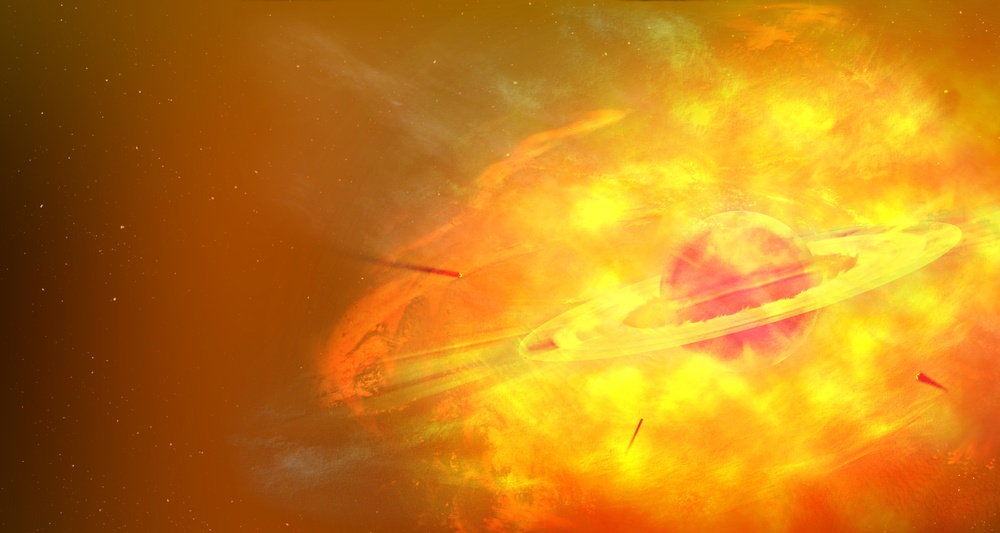
#> input picture data/image0.jpg, 1000 x 533 px, shrunk from 3000 x 1600 before the run, given in place of the camera
$ python '04色块+霍夫圆.py'
#> lines starting #> are read from the running program, lines starting #| are printed output that depends on the picture; after the words box and inside, x2 and y2 are one past the last pixel; in counts of white or black regions, pixels touching at a corner belong together
#!/usr/bin/env python3
import numpy as np
import cv2

H_Low = 12
H_High = 28
S_Low =103
S_High = 219
V_Low = 198
V_High = 255

IMAGE_WINDOW_NAME = 'YelloBarTracker'
CONTROL_WINDOW_NAME = 'Control'
MASK_WINDOW_NAME = 'Mask'
def nothing():
    pass
def hsv_adjust():
    cv2.namedWindow(CONTROL_WINDOW_NAME)
    cv2.resizeWindow(CONTROL_WINDOW_NAME,640,360)
    cv2.createTrackbar('H_Low', CONTROL_WINDOW_NAME, H_Low, 180, nothing)
    cv2.createTrackbar('H_High', CONTROL_WINDOW_NAME, H_High, 180, nothing)
    cv2.createTrackbar('S_Low', CONTROL_WINDOW_NAME, S_Low, 255, nothing)
    cv2.createTrackbar('S_High', CONTROL_WINDOW_NAME, S_High, 255, nothing)
    cv2.createTrackbar('V_Low', CONTROL_WINDOW_NAME, V_Low, 255, nothing)
    cv2.createTrackbar('V_High', CONTROL_WINDOW_NAME, V_High, 255, nothing)
def main():
    cap = cv2.VideoCapture(0)
    cap.set(cv2.CAP_PROP_FRAME_WIDTH, 640)
    cap.set(cv2.CAP_PROP_FRAME_HEIGHT, 480)
    hsv_adjust()
    while cap.isOpened():
        ret, image0 = cap.read()
#> image0 is the input picture: shape (533, 1000, 3); mean B, G, R 23.6, 126.1, 194.7
        if(ret):
            blur = cv2.GaussianBlur(image0, (5,5),0)
            hsv = cv2.cvtColor(blur, cv2.COLOR_BGR2HSV)
#> hsv: shape (533, 1000, 3); mean H, S, V 17.4, 228.6, 194.7
            H_Low = cv2.getTrackbarPos('H_Low', CONTROL_WINDOW_NAME)
            H_High = cv2.getTrackbarPos('H_High', CONTROL_WINDOW_NAME)
            S_Low = cv2.getTrackbarPos('S_Low', CONTROL_WINDOW_NAME)
            S_High = cv2.getTrackbarPos('S_High', CONTROL_WINDOW_NAME)
            V_Low = cv2.getTrackbarPos('V_Low', CONTROL_WINDOW_NAME)
            V_High = cv2.getTrackbarPos('V_High', CONTROL_WINDOW_NAME)
            lower_yellow = np.array([H_Low,S_Low,V_Low])
            upper_yellow = np.array([H_High,S_High,V_High])
            mask = cv2.inRange(hsv, lower_yellow, upper_yellow)
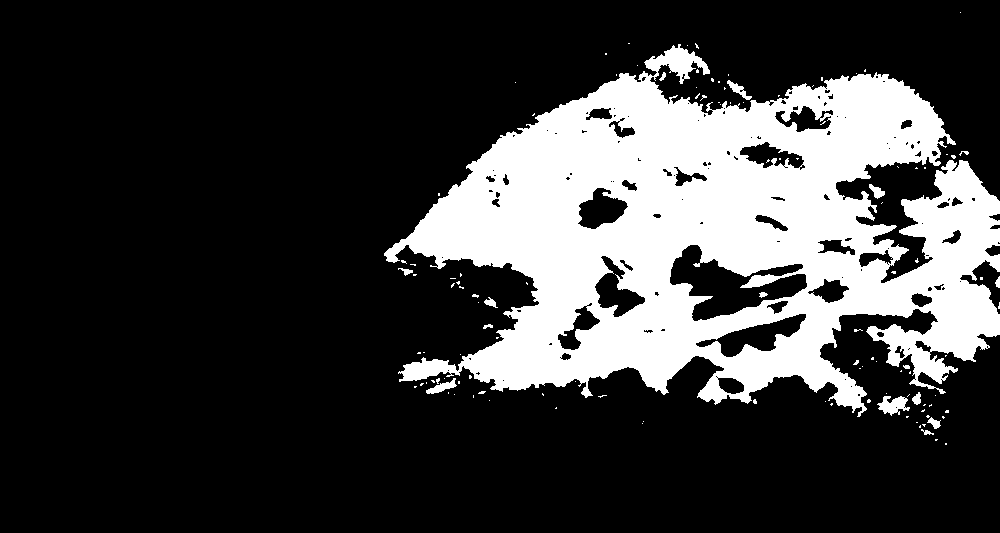
#> mask: shape (533, 1000); 22.9% white; 119 white regions (103 under 20 px), largest, box (x1, y1, x2, y2) and area: (384, 44, 1000, 417) 120239, (877, 396, 910, 416) 377, (426, 378, 457, 394) 203
            cv2.imshow(MASK_WINDOW_NAME, mask)
            bmask = cv2.GaussianBlur(mask, (5,5),0)
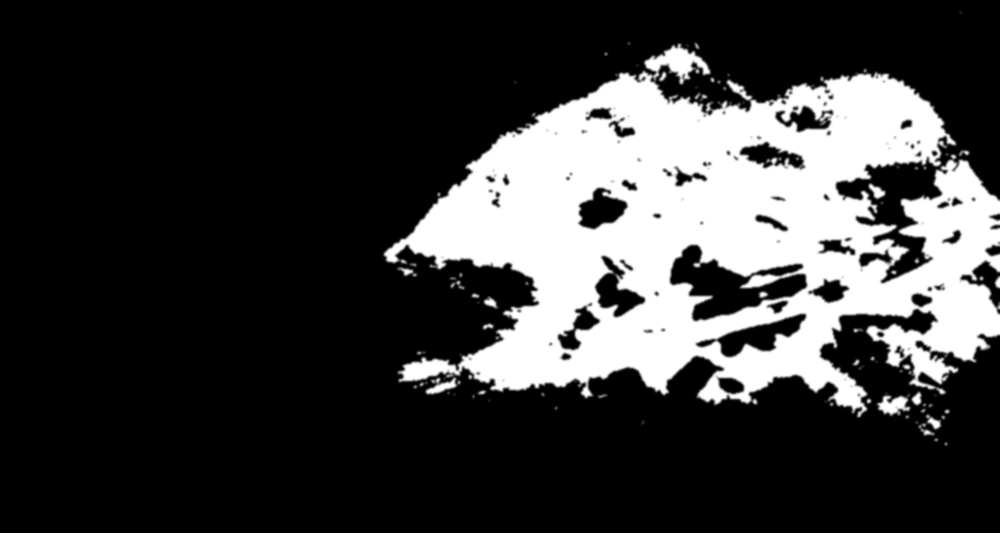
#> bmask: shape (533, 1000); min 0, max 255, mean 58.5
            circles = cv2.HoughCircles(
                    bmask,
                    cv2.HOUGH_GRADIENT,
                    1,
                    30,
                    param1=60,
                    param2=25,
                    minRadius=15,
                    maxRadius=300
                )
#> circles = 136 rows, first 8: [659.5, 395.5, 299.4], [679.5, 293.5, 223.5], [850.5, 256.5, 149.1], [687.5, 262.5, 196.8], [696.5, 223.5, 177], [660.5, 319.5, 242.1], [863.5, 163.5, 89.6], [659.5, 235.5, 165.8]
            if circles is None:
                print("None")
            else:
                circles = np.uint16(np.around(circles))
#> circles = 136 rows, first 8: [660, 396, 299], [680, 294, 224], [850, 256, 149], [688, 262, 197], [696, 224, 177], [660, 320, 242], [864, 164, 90], [660, 236, 166]
                for i in circles[0, :]:
                    cv2.circle(image0, (i[0], i[1]), i[2], (0, 255, 0), 2)
                    cv2.circle(image0, (i[0], i[1]), 2, (0, 0, 255), 3)
#> this loop made 136 passes
#> i on passes 1 to 12: [660, 396, 299], [680, 294, 224], [850, 256, 149], [688, 262, 197], [696, 224, 177], [660, 320, 242], [864, 164, 90], [660, 236, 166], [750, 240, 139], [628, 242, 155], [724, 260, 167], [672, 206, 139]
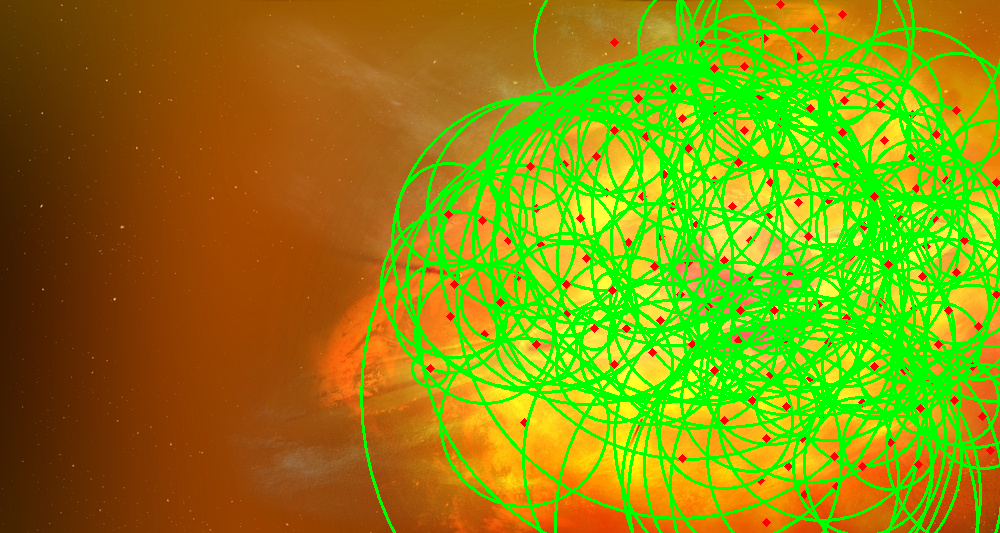
#> image0: shape (533, 1000, 3); mean B, G, R 12.8, 143, 135.2
            cv2.imshow(IMAGE_WINDOW_NAME, image0)
            cv2.waitKey(10)

if __name__ == '__main__':
    main()

$ run again, on data/image1.jpg
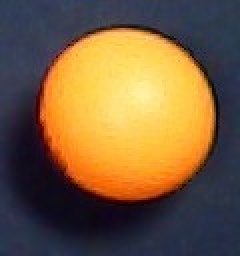
#> input picture data/image1.jpg, 120 x 128 px, given in place of the camera (shown 2 times larger)
#> in main, image0 is the input picture: shape (128, 120, 3); mean B, G, R 62.8, 94.4, 120.8
#> hsv: shape (128, 120, 3); mean H, S, V 76.6, 139, 133.5
#> in main, `mask = cv2.inRange(hsv, lower_yellow, upper_yellow)`:
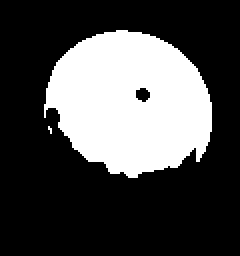
#> mask: shape (128, 120) (shown 2 times larger); 29.6% white; 2 white regions (1 under 20 px), largest, box (x1, y1, x2, y2) and area: (22, 15, 106, 89) 4544
#> in main, `circles = cv2.HoughCircles( bmask, cv2.HOUGH_GRADIENT, 1, 30, param1=6..`: circles = [[63.5, 56.5, 41.6]]
#> in main, `circles = np.uint16(np.around(circles))`: circles = [[64, 56, 42]]
#> the loop in main, `for i in circles[0, :]:` made 1 pass
#> after the loop in main, `for i in circles[0, :]:`:
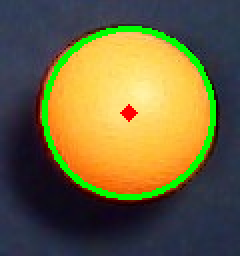
#> image0: shape (128, 120, 3) (shown 2 times larger); 5.44% of pixels changed, all inside (x1, y1, x2, y2) = (21, 13, 108, 100)
